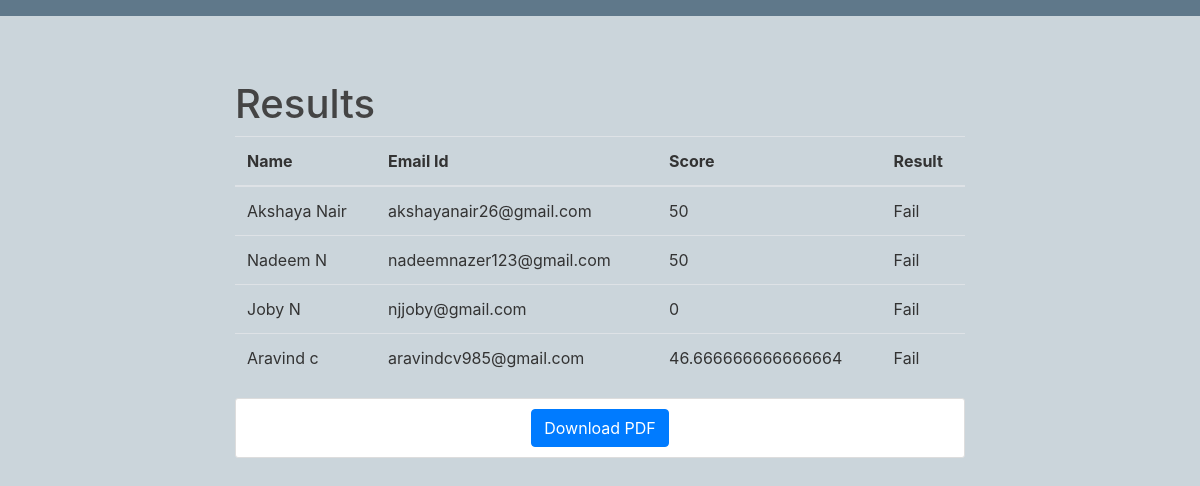
Screenshot of /company with the database file from the repository.
### irecruit/models.py (models this page shows, shortened)
class User(db.Model, UserMixin):
    id = db.Column(db.Integer, primary_key=True)
    firstname = db.Column(db.String(20), nullable=False)
    lastname = db.Column(db.String(20), nullable=False)
    dob = db.Column(db.String(10), nullable=False)
    user_id = db.Column(db.Integer, db.ForeignKey('admin.id'), unique=True)
    skill = db.relationship('Skill', backref='user', lazy=True)

class Admin(db.Model, UserMixin):
    id = db.Column(db.Integer, primary_key=True)
    email = db.Column(db.String(120), unique=True, nullable=False)
    image_file = db.Column(db.String(20), nullable=False, default='default.jpg')
    password = db.Column(db.String(60), nullable=False)
    user = db.relationship('User', backref='admin', uselist=False)
    score = db.Column(db.Integer, default=0)

### irecruit/route.py (the view)
@app.route('/company')
def company():
    users = Admin.query.all()
    usr = User.query.all()
    return render_template('company.html', title='Company', users=users, usr=usr)

### irecruit/templates/company.html (shortened to what this page needs)
{% extends "layout.html" %}
{% block content %}
    <h1>Results</h1>
    <div class="table-responsive" id="tab">
        <table class="table">
 <thead>
  <th>Name</th>
 <th>Email Id</th>
 <th>Score</th>
 <th>Result</th>
 </thead>
 <tbody>
 {% for user in users %}
    <tr>
        {% if usr.id == users.id %}
            {% for u in usr %}
            {% if u.id == user.id %}
       <td>{{ u.firstname }}  {{ u.lastname }}</td>
                {% endif %}
            {% endfor %}
        <td> {{ user.email }}</td>
        <td>{{ user.score }}</td>
        {% if user.score > 50 %}
            <td>Pass</td>
            {% else %}
            <td>Fail</td>
        {% endif %}
        {% endif %}
    </tr>
 {% endfor %}
 </tbody>
 </table>
</div>
    <div class="content-section" align="center">
        <input type="button" value="Download PDF" class="btn btn-primary"
            id="btPrint" onclick="createPDF()"/>
    </div>
{% endblock content %}

### irecruit/static/css/main1.css (style rules this page uses)
body { background: #fafafa; color: #333333; margin-top: 5rem; }
h1, h2, h3, h4, h5, h6 { color: #444444; }
.content-section { background: #ffffff; padding: 10px 20px; border: 1px solid #dddddd; border-radius: 3px; margin-bottom: 20px; }

### irecruit/templates/layout.html (style rules this page uses)
.image { width: 100%; height: auto; background-color: #cbd5db; background-repeat: no-repeat; background-size: cover; }

### rows the page displays
Admin: email "akshayanair26@gmail.com", score "50", shows "Fail"
User: firstname "Akshaya", lastname "Nair"
Admin: email "nadeemnazer123@gmail.com", score "50", shows "Fail"
User: firstname "Nadeem", lastname "N"
Admin: email "njjoby@gmail.com", score "0", shows "Fail"
User: firstname "Joby", lastname "N"
Admin: email "aravindcv985@gmail.com", score "46.666666666666664", shows "Fail"
User: firstname "Aravind", lastname "c"
